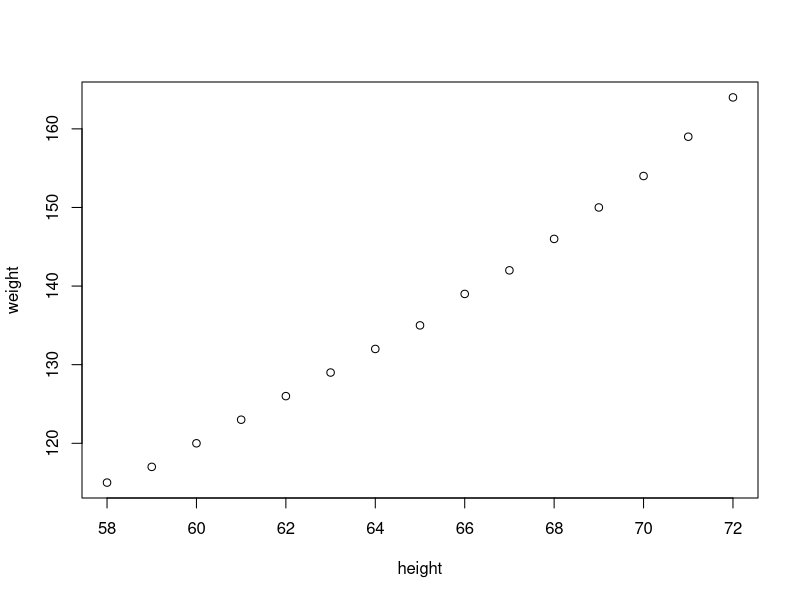

This chart was generated by the following R code:

mtcars
print(tail(mtcars))
iris
print(head(iris))
women
plot(women)


lapply(mtcars, FUN=mean)
sapply(mtcars, FUN=mean)
